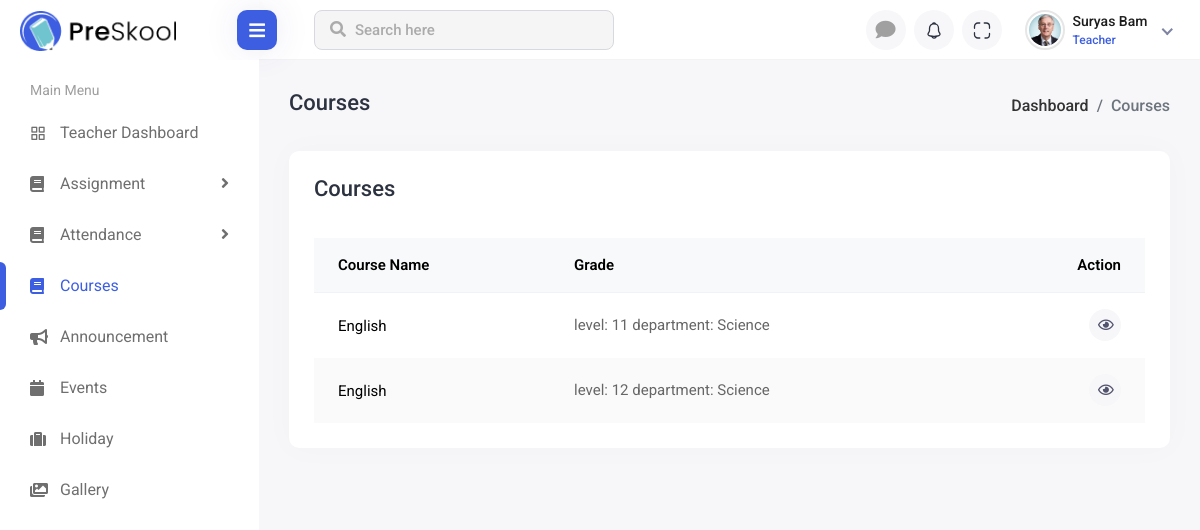
The page /teacher/courses/ (signed in) on the database as committed earlier.
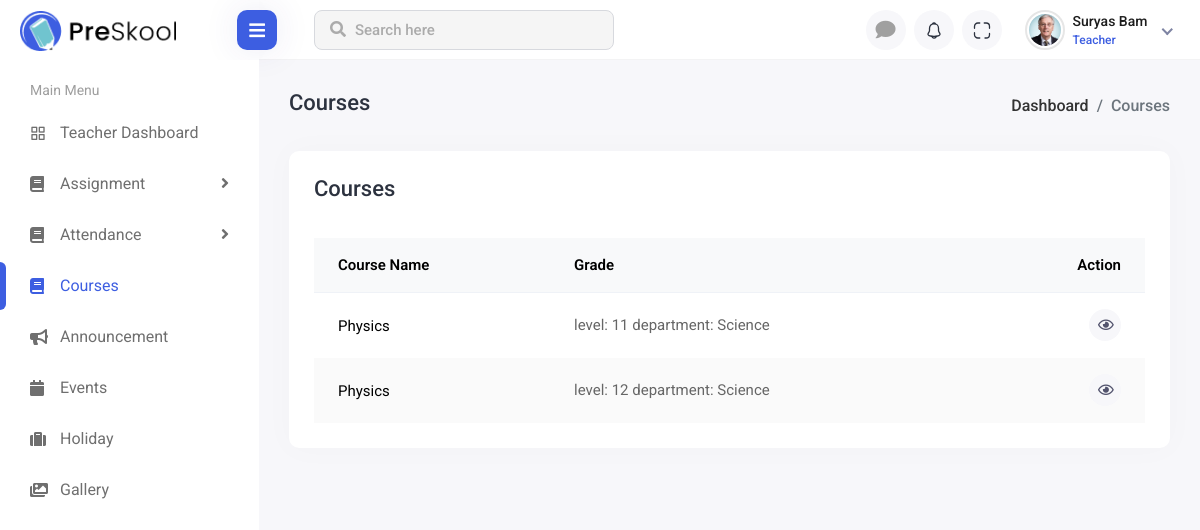
The same page on the database as committed later.
### accounts/models.py (models this page shows, shortened)
class Course(CommonInfo):
    course_name = models.CharField(max_length=100)
    descriptions = models.TextField(max_length=500)
    grade = models.ForeignKey(Grade, on_delete=models.CASCADE, related_name="course")
    teacher = models.ForeignKey(
        Teacher, on_delete=models.CASCADE, related_name="course"
    )
    class Meta:
        unique_together = ("course_name", "grade", "teacher")

class Grade(CommonInfo):
    level = models.CharField(choices=l_choices, max_length=10)
    department = models.ForeignKey(
        Department,
        on_delete=models.CASCADE,
        related_name="grade",
    )
    def __str__(self):
        return f"level: {self.level} department: {self.department.type}"

class Department(CommonInfo):
    type = models.CharField(choices=dp_choices, max_length=100)

### teacher/views.py (the view)
# urls.py: path("courses/", CourseView.as_view(), name="courses"),
class CourseView(TeacherRequiredMixin, View):
    active_tab = "courses"
    template_name = "teachers/courses/course.html"
    def get(self, request):
        try:
            courses = Course.objects.filter(teacher=request.user.teacher)
        except:
            courses = None
        context = {"active_tab": self.active_tab, "courses": courses}
        return render(request, self.template_name, context)

### accounts/models.py (called while the page is built)
    def __str__(self):
        return self.name

### common/base_view.py (called while the page is built)
def user_context(request):
    user_attributes = ["student", "teacher", "parent", "staff"]
    profile = None
    user_type = None
    if request.user.is_authenticated:
        for user in user_attributes:
            if hasattr(request.user, user):
                user_type = user
                profile = getattr(request.user, user)
    return {"user_type": user_type, "profile": profile}

### teacher/mixins.py (called while the page is built)
    def dispatch(self, request, *args, **kwargs):
        if not hasattr(request.user, "teacher"):
            return redirect("login")
        return super().dispatch(request, *args, **kwargs)

### templates/teachers/courses/course.html (shortened to what this page needs)
{% extends "teachers/sidebar.html" %}
{% load static %}
{% block link %}
<link rel="stylesheet" href="{% static 'plugins/bootstrap/css/bootstrap.min.css' %}">
<link rel="stylesheet" href="{% static 'plugins/feather/feather.css'%}">
<link rel="stylesheet" href="{% static 'plugins/icons/flags/flags.css'%}">
<link rel="stylesheet" href="{% static 'css/bootstrap-datetimepicker.min.css'%}">
<link rel="stylesheet" href="{% static 'plugins/fontawesome/css/fontawesome.min.css'%}">
<link rel="stylesheet" href="{% static 'plugins/fontawesome/css/all.min.css'%}">
<link rel="stylesheet" href="{% static 'plugins/select2/css/select2.min.css'%}">
<link rel="stylesheet" href="{% static 'css/style.css'%}">
{% endblock link %}
{% block content %}
<div class="page-wrapper">
    <div class="content container-fluid">
        <div class="page-header">
            <div class="row align-items-center">
                <div class="col">
                    <h3 class="page-title">Courses</h3>
                    <ul class="breadcrumb">
                        <li class="breadcrumb-item"><a href="index.html">Dashboard</a></li>
                        <li class="breadcrumb-item active">Courses</li>
                    </ul>
                </div>
            </div>
        </div>
        <div class="row">
            <div class="col-sm-12">
                <div class="card card-table">
                    <div class="card-body">
                        <div class="page-header">
                            <div class="row align-items-center">
                                <div class="col">
                                    <h3 class="page-title">Courses</h3>
                                </div>
                            </div>
                        </div>
                        <div class="table-responsive">
                            <table
                                class="table border-0 star-student table-hover table-center mb-0 datatable table-striped">
                                <thead class="student-thread">
                                    <tr>
                                        <th>Course Name</th>
                                        <th>Grade</th>
                                        <th class="text-end">Action</th>
                                    </tr>
                                </thead>
                                <tbody>
                                    {% for course in courses %}
                                        <tr>
                                            <td>
                                                <h2>
                                                    {{course.course_name}}
                                                </h2>
                                            </td>
                                            <td>{{course.grade}}</td>
                                            <td class="text-end">
                                                <div class="actions">
                                                    <a href="{% url 'teacher:coursedetail' course.id %}" class="btn btn-sm bg-success-light">
                                                        <i class="far fa-eye"></i>
                                                    </a>
                                                </div>
                                            </td>
                                        </tr>
                                    {% endfor %}
                                </tbody>
                            </table>
                        </div>
                    </div>
                </div>
            </div>
        </div>
    </div>
</div>
{% endblock %}

Rows that differ between the two databases and show on the page:
removed Course: course_name "English", grade "level: 11 department: Science"
removed Course: course_name "English", grade "level: 12 department: Science"
added Course: course_name "Physics", grade "level: 11 department: Science"
added Course: course_name "Physics", grade "level: 12 department: Science"
